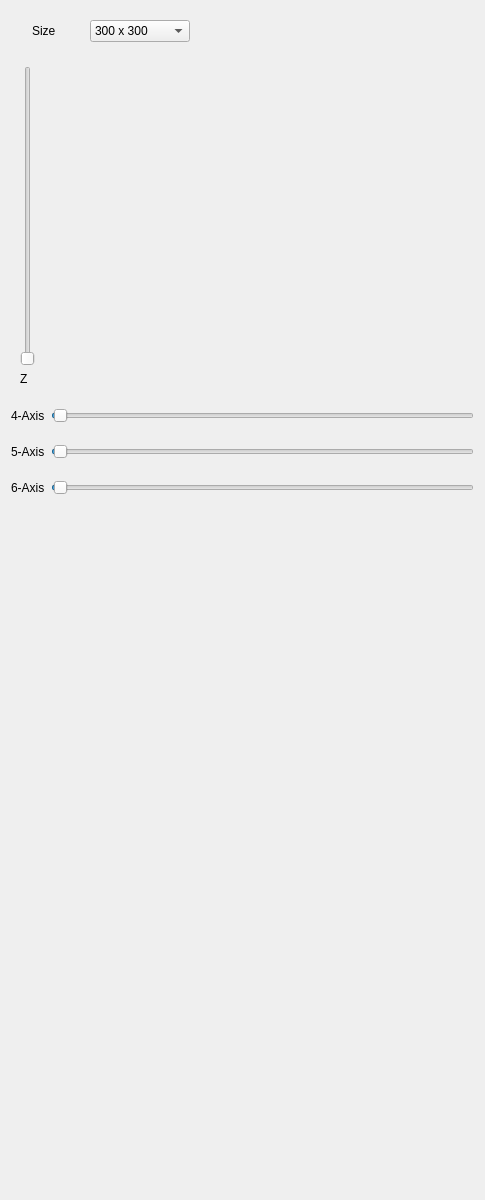
             <widget class="QWidget" name="scrollAreaWidgetContents_3">
              <property name="geometry">
               <rect>
                <x>0</x>
                <y>0</y>
                <width>485</width>
                <height>1200</height>
               </rect>
              </property>
              <property name="minimumSize">
               <size>
                <width>0</width>
                <height>1200</height>
               </size>
              </property>
              <layout class="QVBoxLayout" name="verticalLayout_44">
               <item>
                <widget class="QFrame" name="frame">
                 <property name="maximumSize">
                  <size>
                   <width>200</width>
                   <height>16777215</height>
                  </size>
                 </property>
                 <layout class="QGridLayout" name="gridLayout_10">
                  <item row="1" column="0">
                   <widget class="QLabel" name="label_53">
                    <property name="maximumSize">
                     <size>
                      <width>40</width>
                      <height>16777215</height>
                     </size>
                    </property>
                    <property name="text">
                     <string>Size</string>
                    </property>
                   </widget>
                  </item>
                  <item row="1" column="1">
                   <widget class="QComboBox" name="cbWorkingSize">
                    <property name="minimumSize">
                     <size>
                      <width>60</width>
                      <height>0</height>
                     </size>
                    </property>
                    <property name="maximumSize">
                     <size>
                      <width>100</width>
                      <height>16777215</height>
                     </size>
                    </property>
                    <item>
                     <property name="text">
                      <string>300 x 300</string>
                     </property>
                    </item>
                    <item>
                     <property name="text">
                      <string>400 x 400</string>
                     </property>
                    </item>
                    <item>
                     <property name="text">
                      <string>600 x 600</string>
                     </property>
                    </item>
                    <item>
                     <property name="text">
                      <string>800 x 800 </string>
                     </property>
                    </item>
                   </widget>
                  </item>
                 </layout>
                </widget>
               </item>
               <item>
                <widget class="QFrame" name="fXYWorkingArea">
                 <layout class="QGridLayout" name="gridLayout_18">
                  <item row="0" column="0">
                   <widget class="QSlider" name="vsZAdjsution">
                    <property name="sizePolicy">
                     <sizepolicy hsizetype="Fixed" vsizetype="Preferred">
                      <horstretch>0</horstretch>
                      <verstretch>0</verstretch>
                     </sizepolicy>
                    </property>
                    <property name="maximum">
                     <number>300</number>
                    </property>
                    <property name="orientation">
                     <enum>Qt::Vertical</enum>
                    </property>
                   </widget>
                  </item>
                  <item row="0" column="1">
                   <widget class="QWidget" name="wg2D" native="true">
                    <property name="sizePolicy">
                     <sizepolicy hsizetype="Preferred" vsizetype="Preferred">
                      <horstretch>0</horstretch>
                      <verstretch>0</verstretch>
                     </sizepolicy>
                    </property>
                    <property name="minimumSize">
                     <size>
                      <width>300</width>
                      <height>300</height>
                     </size>
                    </property>
                    <property name="maximumSize">
                     <size>
                      <width>16777215</width>
                      <height>16777215</height>
                     </size>
                    </property>
                    <property name="styleSheet">
                     <string notr="true"/>
                    </property>
                   </widget>
                  </item>
                  <item row="1" column="0">
                   <widget class="QLabel" name="label_15">
                    <property name="text">
                     <string>Z</string>
                    </property>
                   </widget>
                  </item>
                 </layout>
                </widget>
               </item>
               <item>
                <layout class="QGridLayout" name="gridLayout_9">
                 <item row="2" column="0">
                  <widget class="QLabel" name="label_61">
                   <property name="text">
                    <string>6-Axis</string>
                   </property>
                  </widget>
                 </item>
                 <item row="0" column="0">
                  <widget class="QLabel" name="label_16">
                   <property name="text">
                    <string>4-Axis</string>
                   </property>
                  </widget>
                 </item>
                 <item row="1" column="0">
                  <widget class="QLabel" name="label_60">
                   <property name="text">
                    <string>5-Axis</string>
                   </property>
                  </widget>
                 </item>
                 <item row="2" column="1">
                  <widget class="QSlider" name="vsAngleAdjsution_3">
                   <property name="minimumSize">
                    <size>
                     <width>0</width>
                     <height>30</height>
                    </size>
                   </property>
                   <property name="maximum">
                    <number>180</number>
                   </property>
                   <property name="value">
                    <number>1</number>
                   </property>
                   <property name="orientation">
                    <enum>Qt::Horizontal</enum>
                   </property>
                  </widget>
                 </item>
                 <item row="1" column="1">
                  <widget class="QSlider" name="vsAngleAdjsution_2">
                   <property name="minimumSize">
                    <size>
                     <width>0</width>
                     <height>30</height>
                    </size>
                   </property>
                   <property name="maximum">
                    <number>180</number>
                   </property>
                   <property name="value">
                    <number>1</number>
                   </property>
                   <property name="orientation">
                    <enum>Qt::Horizontal</enum>
                   </property>
                  </widget>
                 </item>
                 <item row="0" column="1">
                  <widget class="QSlider" name="vsAngleAdjsution">
                   <property name="minimumSize">
                    <size>
                     <width>0</width>
                     <height>30</height>
                    </size>
                   </property>
                   <property name="maximum">
                    <number>180</number>
                   </property>
                   <property name="value">
                    <number>1</number>
                   </property>
                   <property name="orientation">
                    <enum>Qt::Horizontal</enum>
                   </property>
                  </widget>
                 </item>
                </layout>
               </item>
               <item>
                <spacer name="verticalSpacer_7">
                 <property name="orientation">
                  <enum>Qt::Vertical</enum>
                 </property>
                 <property name="sizeHint" stdset="0">
                  <size>
                   <width>20</width>
                   <height>40</height>
                  </size>
                 </property>
                </spacer>
               </item>
              </layout>
             </widget>
